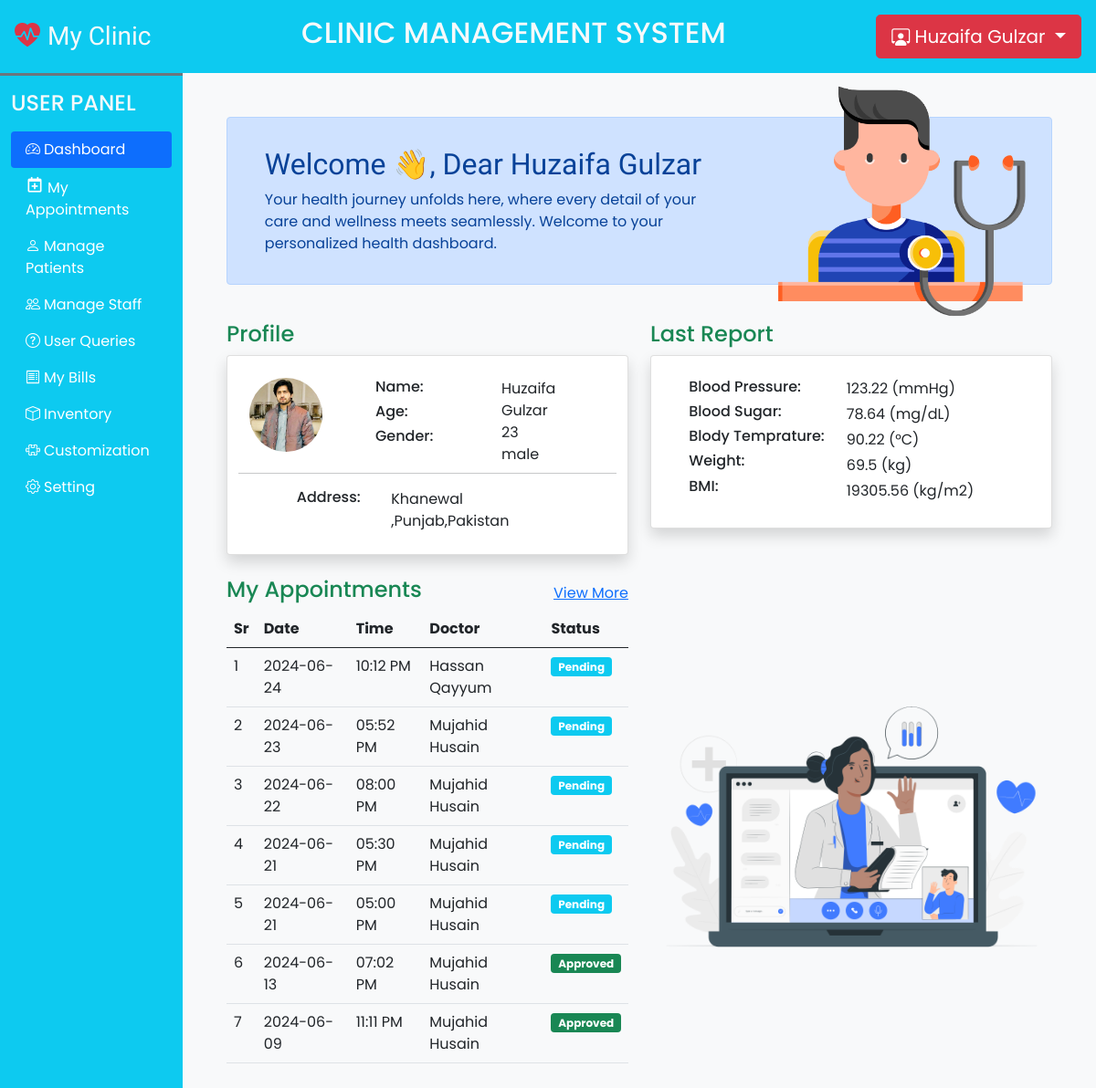
/patient/dashboard.php (signed in), run on the app's committed database.
### tables this page shows
CREATE TABLE `patient` (
  `id` int(11) NOT NULL,
  `name` varchar(50) NOT NULL,
  `email` varchar(150) NOT NULL,
  `pn` bigint(20) NOT NULL,
  `image` varchar(255) NOT NULL,
  `address` varchar(255) NOT NULL,
  `gender` varchar(15) NOT NULL,
  `dob` date NOT NULL,
  `password` varchar(255) NOT NULL,
  `date` date NOT NULL DEFAULT current_timestamp(),
  `status` bigint(20) NOT NULL DEFAULT 0
);

CREATE TABLE `reports` (
  `id` int(11) NOT NULL,
  `bp` float NOT NULL,
  `b_sugar` float NOT NULL,
  `temp` float NOT NULL,
  `pulse` float NOT NULL,
  `height` float NOT NULL,
  `weight` float NOT NULL,
  `chief_complaint` varchar(300) NOT NULL,
  `medical_prescription` varchar(300) NOT NULL,
  `date` date NOT NULL DEFAULT current_timestamp(),
  `doctor_id` int(11) NOT NULL,
  `patient_id` int(11) NOT NULL
);

CREATE TABLE `appointments` (
  `id` int(11) NOT NULL,
  `date` date NOT NULL,
  `time` time NOT NULL,
  `doctor_id` int(11) NOT NULL,
  `patient_id` int(11) NOT NULL,
  `status` tinyint(4) NOT NULL
);

CREATE TABLE `doctor` (
  `id` int(11) NOT NULL,
  `name` varchar(100) NOT NULL,
  `email` varchar(150) NOT NULL,
  `image` varchar(255) NOT NULL,
  `Specialization` varchar(100) NOT NULL,
  `pn` bigint(20) NOT NULL,
  `date_of_join` date NOT NULL DEFAULT current_timestamp(),
  `address` varchar(250) NOT NULL,
  `fees` int(50) NOT NULL,
  `password` varchar(300) NOT NULL,
  `status` tinyint(4) NOT NULL DEFAULT 0
);

### patient/partials/db_config.php (called while the page is built, shortened)
<?php
function select($sql, $values, $datatype){
  $con = $GLOBALS['con'];
  if($stmt = mysqli_prepare($con, $sql)){
    mysqli_stmt_bind_param($stmt, $datatype, ...$values);
    if(mysqli_stmt_execute($stmt)){
      $res = mysqli_stmt_get_result($stmt);
      return $res;
    }
    else{
      die("Query Can not be Executed- SELECT");
    }
  }
  else{
    die("Query Can not be Prepared- SELECT");
  }
}
?>

### patient/dashboard.php (the view, shortened to what this page needs)
<?php
  require("partials/db_config.php");
  $patient_id = $_SESSION['userId'];
  $patient_q = "SELECT * FROM `patient` WHERE `id` = ?";
  $patient_val = [$patient_id];
  $patient_r = select($patient_q, $patient_val, 'i');
  $patient_data = mysqli_fetch_assoc($patient_r);
  $patient_name = $patient_data['name'];
  $patient_gender = $patient_data['gender'];
  $patient_address = $patient_data['address'];
  $patient_dob = $patient_data['dob'];
  $current_date = new DateTime();
  $dob = new DateTime($patient_dob);
  $age = $current_date->diff($dob)->y;
  $path = PATIENT_IMAGE_PATH;
  $report_q = "SELECT *  FROM `reports` WHERE `patient_id` = ? ORDER BY `reports`.`date` DESC LIMIT  1";
  $report_val = [$patient_id];
  $report_r = select($report_q, $report_val, 'i');
  $report_data = mysqli_fetch_assoc($report_r);
  $height = $report_data['height'] / 100;
  $weight = $report_data['weight'];
  $bmi = 0;
  if ($height > 0) {
    $bmi = $weight / ($height * $height);
    $bmi = round($bmi, 2);
  } else {
    echo "Error: Invalid height provided.";
  }
?>
<!DOCTYPE html>
<html lang="en">
<head>
  <?php require('partials/links.php');?>
</head>
<body class="bg-light">
  <?php require('partials/header.php');?>
  <div class="container-fluid" id="menu-content">
    <div class="row">
      <div class="col-lg-10 ms-auto p-4">
        <div class="container-fluid">
          <div class="row">
            <div class="container mt-4">
              <div class="alert alert-primary" role="alert">
                <div class="row justify-content-evenly" style = "height: 150px">
                  <div class="col-md-7">
                    <h2 class="h-font mt-3">Welcome 👋, Dear <?php echo  $patient_name;?></h2>
                    <p>Your health journey unfolds here, where every detail of your care and wellness meets seamlessly. Welcome to your personalized health dashboard.</p>
                  </div>
                  <div class="col-md-4 userImg">
                    <img src="pic/pic1.png" alt="">
                  </div>
                </div>
              </div>
            </div>
            <div class="container">
              <div class="row justify-content-evenly mt-4">
                <div class="col-md-6">
                  <h4 class="text-success">Profile</h4>
                  <div class="card p-4 shadow">
                    <div class="row">
                      <div class="col-4 profileImg">
                        <img src="<?php echo $path. $patient_data['image'];?>" alt="">
                      </div>
                      <div class="col-4">
                        <h6>Name:</h6>
                        <h6>Age:</h6>
                        <h6>Gender:</h6>
                      </div>
                      <div class="col-4">
                        <p class="p-0 m-0"><?php echo $patient_name; ?></p>
                        <p class="p-0 m-0"><?php echo $age; ?></p>
                        <p class="p-0 m-0"><?php echo $patient_gender; ?></p>
                      </div>
                      <div class="col-12">
                        <div class="row justify-content-center">
                          <hr class="mt-2">
                          <div class="col-3">
                            <h6>Address:</h6>
                          </div>
                          <div class="col-6">
                          <p class="p-0 m-0"><?php echo $patient_address; ?></p>
                          </div>
                        </div>
                      </div>
                    </div>
                  </div>
                </div>
                <div class="col-md-6">
                  <h4 class="text-success">Last Report</h4>
                  <div class="card p-4 shadow">
                        <div class="row justify-content-center">
                          <div class="col-5">
                            <h6>Blood Pressure:</h6>
                            <h6>Blood Sugar:</h6>
                            <h6>Blody Temprature:</h6>
                            <h6>Weight:</h6>
                            <h6>BMI:</h6>
                          </div>
                          <div class="col-6">
                            <p class="p-0 m-0 mb-1"><?php echo $report_data['bp']; ?> (mmHg)</p>
                            <p class="p-0 m-0 mb-1"><?php echo $report_data['b_sugar']; ?> (mg/dL)</p>
                            <p class="p-0 m-0 mb-1"><?php echo $report_data['temp']; ?> (°C)</p>
                            <p class="p-0 m-0 mb-1"><?php echo $report_data['weight']; ?> (kg)</p>
                            <p class="p-0 m-0 mb-1"><?php echo $bmi; ?> (kg/m2)</p>
                          </div>
                        </div>
                  </div>
                </div>
              </div>
            </div>
            <div class="container">
              <div class="row justify-content-evenly align-items-center mt-4">
                <div class="col-md-6">
                  <div class="d-flex justify-content-between align-items-center">
                      <h4 class="text-success">My Appointments</h4>
                      <span><a href="#">View More</a></span>
                  </div>
                  <div class="table">
                      <table class="table table-hover">
                          <thead>
                              <tr>
                                  <th>Sr</th>
                                  <th>Date</th>
                                  <th>Time</th>
                                  <th>Doctor</th>
                                  <th>Status</th>
                              </tr>
                          </thead>
                          <tbody>
                              <?php
                              $ap_q = "SELECT * FROM `appointments` WHERE `patient_id` = ? ORDER BY `date` DESC LIMIT 7";
                              $ap_val = [$patient_id];
                              $ap_res = select($ap_q, $ap_val, 'i');
                              $i = 1;
                              if ($ap_res) {
                                  while ($row = mysqli_fetch_assoc($ap_res)) {
                                      $doctor_id = $row['doctor_id'];
                                      $status = ($row['status'] == 0) ? '<span class="badge bg-info text-white">Pending</span>' : '<span class="badge bg-success text-white">Approved</span>';
                                      $time = $row['time'];
                                      $dateTime = DateTime::createFromFormat('H:i:s', $time);
                                      $timeFormatted = $dateTime->format('h:i A');
                                      $doc_q = "SELECT * FROM `doctor` WHERE `id` = ?";
                                      $doc_val = [$doctor_id];
                                      $doc_res = select($doc_q, $doc_val, 'i');
                                      $doc_data = mysqli_fetch_assoc($doc_res);
                                      $doc_name = $doc_data['name'];
                                      echo '
                                      <tr>
                                          <td>' . $i . '</td>
                                          <td>' . $row['date'] . '</td>
                                          <td>' . $timeFormatted . '</td>
                                          <td>' . $doc_name . '</td>
                                          <td>' . $status . '</td>
                                      </tr>';
                                      $i++;
                                  }
                              }
                              ?>
                          </tbody>
                      </table>
                  </div>
                </div>
                <div class="col-md-6">
                  <img src="pic/pic2.png" class="img-fluid" alt="">
                </div>
              </div>
            </div>
          </div>
        </div>
      </div>
    </div>
  </div>
</body>
</html>

### patient/partials/links.php (shortened to what this page needs)
<link href="https://cdn.jsdelivr.net/npm/bootstrap@5.0.2/dist/css/bootstrap.min.css" rel="stylesheet">
  <link rel="stylesheet" href="https://cdn.jsdelivr.net/npm/bootstrap-icons@1.11.3/font/bootstrap-icons.min.css">
  <link rel="stylesheet" href="css/style.css">
  <link rel="stylesheet" href="css/common.css">
  <link rel="stylesheet"href="https://cdn.jsdelivr.net/npm/swiper@11/swiper-bundle.min.css"/>
  <link rel="stylesheet" href="https://cdn.datatables.net/2.0.8/css/dataTables.dataTables.css" />
  <link href='https://unpkg.com/boxicons@2.1.4/css/boxicons.min.css' rel='stylesheet'>

### patient/partials/header.php (shortened to what this page needs)
<div class="container-fluid bg-info text-light p-3 d-flex justify-content-between align-items-center sticky-top">
  <h3 class="mb-0 h-font"><i class="bi bi-heart-pulse-fill text-danger me-2"></i>My Clinic</h3> <h2>CLINIC MANAGEMENT SYSTEM</h2>
  <div class="dropdown">
    <button class="btn btn-danger btn-lg shadow-none dropdown-toggle" type="button" id="dropdownMenuButton1" data-bs-toggle="dropdown" aria-expanded="false"><i class="bi bi-person-workspace"></i>
    <?php if(isset($_SESSION['username'])){echo $_SESSION['username'];}else{echo "Login";}
    ?>
    </button>
  </div>
</div>
<div class="col-lg-2 bg-info border-top border-3 border-secondary" id="dashboard-menu">
<nav class="navbar navbar-expand-lg navbar-dark justify-content-between" id="nav-bar">
  <div class="container-fluid flex-lg-column align-items-stretch">
    <h4 class="mt-2 text-light">USER PANEL</h4>
    <div class="collapse navbar-collapse flex-column align-items-stretch mt-2" id="adminDropDown">
      <ul class="nav nav-pills flex-column">
        <li class="nav-item">
          <a class="nav-link text-white" href="dashboard.php"><i class="bi bi-speedometer2 me-1"></i>Dashboard</a>
        </li>
        <li class="nav-item">
          <a class="nav-link text-white" href="appointments.php"><i class='bx bx-calendar-plus fs-5 me-1'></i></i>My Appointments</a>
        </li>
        <li class="nav-item">
          <a class="nav-link text-white" href="patients.php"><i class="bi bi-person me-1"></i>Manage Patients</a>
        </li>
        <li class="nav-item">
          <a class="nav-link text-white" href="staff.php"><i class="bi bi-people me-1"></i>Manage Staff</a>
        </li>
        <li class="nav-item">
          <a class="nav-link text-white" href="userqueries.php"><i class="bi bi-question-circle me-1"></i>User Queries</a>
        </li>
        <li class="nav-item">
          <a class="nav-link text-white" href="bill_list.php"><i class="bi bi-receipt me-1"></i>My Bills</a>
        </li>
        <li class="nav-item">
          <a class="nav-link text-white" href="inventory.php"><i class="bi bi-box me-1"></i>Inventory</a>
        </li>
        <li class="nav-item">
          <a class="nav-link text-white" href="customization.php"><i class="bi bi-puzzle me-1"></i>Customization</a>
        </li>
        <li class="nav-item">
          <a class="nav-link text-white" href="settings.php"><i class="bi bi-gear me-1"></i>Setting</a>
        </li>
      </ul>
  </div>
    </div>
</nav>
</div>

### patient/css/style.css (style rules this page uses)
* { font-family: 'Poppins', sans-serif; }
.h-font { font-family: "Merienda", cursive; }

### patient/css/common.css (style rules this page uses)
:root { --button_color:#6c757d; --button_color_hover:#adb5bd; }
#dashboard-menu { position: fixed; height: 100%; z-index: 11; }
.userImg { position: relative; }
.userImg img { width: 300px; position: absolute; top: -60%; }
.profileImg img { width: 80px; object-fit: cover; object-position: center; border-radius: 50%; }

### data on the page
patient: name "Huzaifa Gulzar", image (picture), gender "male", address "Khanewal ,Punjab,Pakistan"
reports: bp "123.22", b_sugar "78.64", temp "90.22", weight "69.5", bmi "19305.56"
appointments: date "2024-06-24", time "10:12 PM", doctor.name "Hassan Qayyum", status "Pending"
appointments: date "2024-06-23", time "05:52 PM", doctor.name "Mujahid Husain", status "Pending"
appointments: date "2024-06-22", time "08:00 PM", doctor.name "Mujahid Husain", status "Pending"
appointments: date "2024-06-21", time "05:30 PM", doctor.name "Mujahid Husain", status "Pending"
appointments: date "2024-06-21", time "05:00 PM", doctor.name "Mujahid Husain", status "Pending"
appointments: date "2024-06-13", time "07:02 PM", doctor.name "Mujahid Husain", status "Approved"
appointments: date "2024-06-09", time "11:11 PM", doctor.name "Mujahid Husain", status "Approved"

### other printed values
$_SESSION['username'] "Huzaifa Gulzar"
